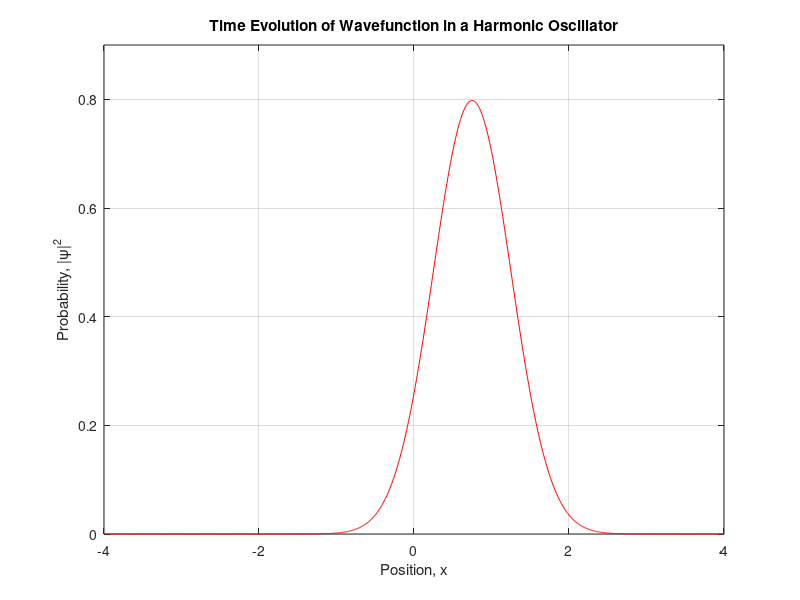

Source code (MATLAB): (Note: this script raises an error after producing the figure.)
%% Feynman Path Integral for the Harmonic Oscillator
%  Written by : Ashwin Nayak
% -------------------------------------------------------------------------
%% Parameters
% Grid Parameters
Nd = 1000;
x0 = -4; xD = 4;
x = linspace(x0,xD,Nd+1);
dx = (xD - x0)/Nd;

% Time Parameters
T0 = 2*pi;
dt = T0/256; 
T_step = T0/256; 
N = T_step/dt;
T = T_step:T_step:5*T0;

% Wavefunction parameters
alp = 2; x_start = 0.75;
psi = NaN(Nd+1,17);
psi(:,1) = ((alp/pi)^0.25)*exp(-0.5*alp*(x-x_start).^2)';
psi(:,1) = psi(:,1)/(norm(psi(:,1))*sqrt(dx));
% -------------------------------------------------------------------------
%% Propagator Matrix 
A = sqrt(2*pi*1i*dt);
K_e = NaN(Nd+1,Nd+1);
for j=1:Nd+1
    K_e(j,:) = (1/A)*exp(1i*0.5*dt*(((x-x(j))/dt).^2 -((x+x(j))*0.5).^2));
end
K  = (dx^(N-1))*(K_e^N); 
% -------------------------------------------------------------------------
%% Wavefunction Propagation
% Preallocate Average Position Vector
avg_x = NaN(length(T)+1,1);
avg_x(1) = dx*x*(conj(psi(:,1)).*(psi(:,1)));

% Create Sparse Finite Difference Operator 
grad2 = spdiags([ones(Nd+1,1),-2*ones(Nd+1,1),ones(Nd+1,1)],[-1 0 1],Nd+1,Nd+1);
grad2(1,1) = 1; grad2(1,2) = -2; grad2(1,3) = 1;
grad2(end,end-2) = 1; grad2(end,end-1)=-2; grad2(end,end)=1;

% Preallocate Average energy arrays
KE = NaN(length(T)+1,1); PE = NaN(length(T)+1,1);
KE(1) = -(0.5/(dx))*(psi(:,1)')*grad2*psi(:,1);
PE(1) = 0.5*dx*(x.^2)*(conj(psi(:,1)).*psi(:,1));

fig1 = figure(1);
set(gcf,'Position',[100 -100 800 800]);
plt = plot(x,abs(psi(:,1)).^2,'r');%hold on;
set(gca,'XLim',[-4 4],'YLim',[0 0.9]); grid on; box on;
title('Time Evolution of Wavefunction in a Harmonic Oscillator');
xlabel('Position, x'); ylabel('Probability, |\psi|^2','Interpreter','Tex');
ax = gca; ax.FontName = 'Book Antiqua'; ax.FontSize = 12;
pos = [0.744 0.861225 0.147 0.0398];str = 'Time = 0.00 \pi'; 
txtbox = annotation('textbox',pos,'String',str,'FontSize',12,...
    'FontName','Book Antiqua','FitBoxToText','off');

vid = VideoWriter('Oscillator2.mp4','MPEG-4'); %vid.FrameRate=8; 
open(vid);

% Propagate wavefunction
for it = 1:length(T)
    
    psi(:,it+1) = dx * K * psi(:,it);
    psi(:,it+1) = psi(:,it+1)/(norm(psi(:,it+1))*sqrt(dx)); 
    
    % Calculate Average values 
    avg_x(it+1) = dx*x*(conj(psi(:,it+1)).*psi(:,it+1));
    KE(it+1) = -(psi(:,it+1)')*grad2*psi(:,it+1)/(2*dx);
    PE(it+1) = 0.5*dx*(x.^2)*(conj(psi(:,it+1)).*psi(:,it+1));
    
    % Update Plot
    %pause(0.5)
    plt.YData = abs(psi(:,it+1)).^2; 
    txtbox.String = ['Time = ', num2str(round(2*T(it)/T0,3),'%.2f'),' \pi'];
    drawnow ;
    
    % Get Frame and add to video
     ax = gca;
     ax.Units = 'pixels';
     pos = ax.Position;
     ti = ax.TightInset;
     rect = [-ti(1), -ti(2), pos(3)+ti(1)+ti(3), pos(4)+ti(2)+ti(4)];
     image2 = getframe(gcf);
     writeVideo(vid,image2);
end
close(vid);
% -------------------------------------------------------------------------
%% Plots, Visualization and Video
% Plot Average Position
fig2 = figure(2);
plot([0 T],avg_x);%,[0 T],real(KE));
xlabel('Time, t'); ylabel('Average Position, <X>');
% Plot Average Energies
fig3 = figure(3);
plot([0 T],real(KE),[0 T],PE,[0,T],real(KE)+PE);
xlabel('Time, t'); ylabel('Energy');

